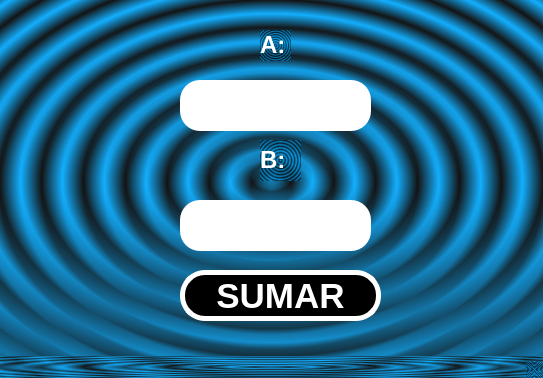
<?xml version="1.0" encoding="UTF-8"?>
<ui version="4.0">
 <class>MainWindow</class>
 <widget class="QMainWindow" name="MainWindow">
  <property name="geometry">
   <rect>
    <x>0</x>
    <y>0</y>
    <width>543</width>
    <height>378</height>
   </rect>
  </property>
  <property name="font">
   <font>
    <pointsize>17</pointsize>
   </font>
  </property>
  <property name="windowTitle">
   <string>MainWindow</string>
  </property>
  <property name="styleSheet">
   <string notr="true">background-color: qradialgradient(spread:repeat, cx:0.5, cy:0.5, radius:0.077, fx:0.5, fy:0.5, stop:0 rgba(0, 169, 255, 147), stop:0.497326 rgba(0, 0, 0, 147), stop:1 rgba(0, 169, 255, 147));</string>
  </property>
  <widget class="QWidget" name="centralwidget">
   <widget class="QPushButton" name="btn_sumar">
    <property name="geometry">
     <rect>
      <x>180</x>
      <y>270</y>
      <width>201</width>
      <height>51</height>
     </rect>
    </property>
    <property name="font">
     <font>
      <pointsize>26</pointsize>
      <weight>75</weight>
      <bold>true</bold>
     </font>
    </property>
    <property name="styleSheet">
     <string notr="true">background-color: rgb(0, 0, 0);
color: rgb(255, 255, 255);
border-radius:25px;
border: 5px solid white;</string>
    </property>
    <property name="text">
     <string>SUMAR</string>
    </property>
   </widget>
   <widget class="QLineEdit" name="txt_A">
    <property name="geometry">
     <rect>
      <x>180</x>
      <y>80</y>
      <width>191</width>
      <height>51</height>
     </rect>
    </property>
    <property name="font">
     <font>
      <pointsize>25</pointsize>
      <weight>75</weight>
      <bold>true</bold>
     </font>
    </property>
    <property name="styleSheet">
     <string notr="true">border-radius:20px;
background-color: rgb(255, 255, 255);</string>
    </property>
    <property name="text">
     <string/>
    </property>
    <property name="alignment">
     <set>Qt::AlignCenter</set>
    </property>
   </widget>
   <widget class="QLabel" name="label">
    <property name="geometry">
     <rect>
      <x>260</x>
      <y>30</y>
      <width>31</width>
      <height>31</height>
     </rect>
    </property>
    <property name="styleSheet">
     <string notr="true">color: rgb(255, 255, 255);</string>
    </property>
    <property name="text">
     <string>&lt;html&gt;&lt;head/&gt;&lt;body&gt;&lt;p&gt;&lt;span style=&quot; font-size:18pt; font-weight:700;&quot;&gt;A:&lt;/span&gt;&lt;/p&gt;&lt;/body&gt;&lt;/html&gt;</string>
    </property>
   </widget>
   <widget class="QLabel" name="label_2">
    <property name="geometry">
     <rect>
      <x>260</x>
      <y>140</y>
      <width>41</width>
      <height>41</height>
     </rect>
    </property>
    <property name="styleSheet">
     <string notr="true">color: rgb(255, 255, 255);</string>
    </property>
    <property name="text">
     <string>&lt;html&gt;&lt;head/&gt;&lt;body&gt;&lt;p&gt;&lt;span style=&quot; font-size:18pt; font-weight:700;&quot;&gt;B:&lt;/span&gt;&lt;/p&gt;&lt;/body&gt;&lt;/html&gt;</string>
    </property>
   </widget>
   <widget class="QLineEdit" name="txt_B">
    <property name="geometry">
     <rect>
      <x>180</x>
      <y>200</y>
      <width>191</width>
      <height>51</height>
     </rect>
    </property>
    <property name="font">
     <font>
      <pointsize>25</pointsize>
      <weight>75</weight>
      <bold>true</bold>
     </font>
    </property>
    <property name="styleSheet">
     <string notr="true">border-radius:20px;
background-color: rgb(255, 255, 255);</string>
    </property>
    <property name="text">
     <string/>
    </property>
    <property name="alignment">
     <set>Qt::AlignCenter</set>
    </property>
   </widget>
  </widget>
  <widget class="QMenuBar" name="menubar">
   <property name="geometry">
    <rect>
     <x>0</x>
     <y>0</y>
     <width>543</width>
     <height>26</height>
    </rect>
   </property>
  </widget>
  <widget class="QStatusBar" name="statusbar"/>
 </widget>
 <resources/>
 <connections/>
</ui>
